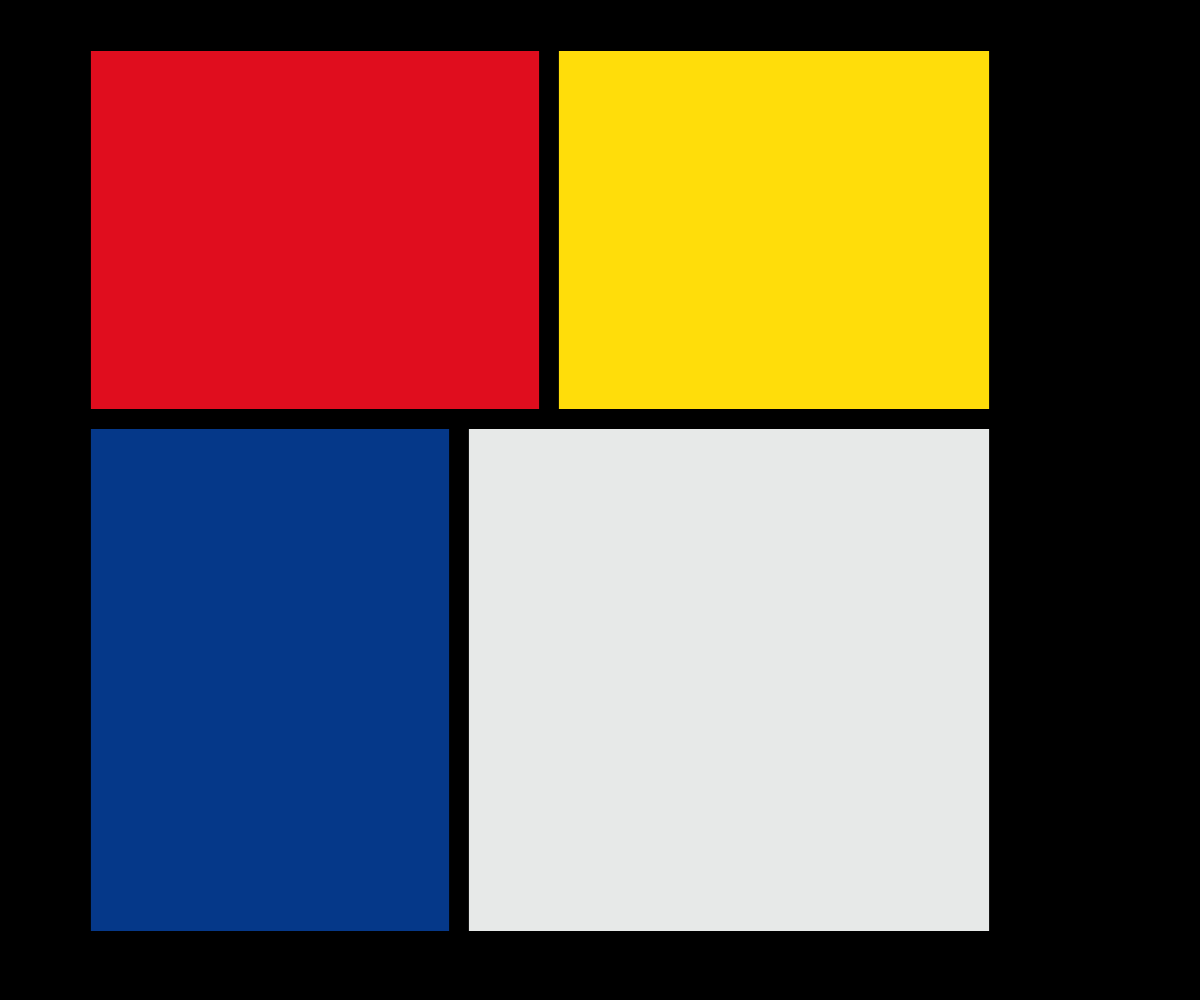
Frame 1 (no input)
Frame 60 (no input): identical to frame 1, image omitted
Frame 120 (the mouse pressed at the canvas centre since frame 60): identical to frame 1, image omitted

The p5.js sketch that drew this single still picture (run headless with seeded random() and noise() and a simulated clock; from frame 60 on, the mouse is pressed at the canvas centre):

// p5.js sketch
// ── sketch.js
let sections = [];
let colors;
let phase = 0; // 0: idle (with potential fade-in), 1: spread, 2: gather, 3: shake, 4: reorg, 5: fade-out/reset
let timer = 0;
const DUR = { 
  spread: 60,  
  gather: 20, 
  shake: 20, 
  reorg: 90
};
const FADE_DURATION = 60; // Duration for fade-out (phase 5)
const FADE_IN_DURATION = 60; // Duration for fade-in after a low-FPS reset
const MAX = { spread: 100, shakeOffset: 20, shakeRot: 0.2 };
let idleTimer; // Idle delay in phase 0
let resetAfterCycle = false; // Set to true when FPS drops below 24 during a cycle
let fadeInTimer = 0; // Timer for fade-in effect
let lowFpsReset = false; // Indicates that the last reset was due to low FPS (phase 5 occurred)

function setup() {
  createCanvas(windowWidth, windowHeight);
  rectMode(CENTER);
  colors = [
    color(224, 13, 30),
    color(255, 221, 10),
    color(5, 56, 137),
    color(231, 233, 232),
  ];
  initSections();
  idleTimer = 120; // Initial idle delay (in frames)
}

function draw() {
  background(0);
  
  // Monitor FPS – if it falls below 24 during a cycle, mark the cycle for reset.
  if (!resetAfterCycle && frameRate() < 24) {
    resetAfterCycle = true;
  }
  
  push();
  // Center and scale the original 600×600 design to fit a 1080×1080 area.
  translate(0, (height - 1080) / 2);
  scale(1.8);
  
  if (phase === 0) {
    // Idle phase: show sections at their base positions.
    sections.forEach(section => {
      section.drawAt(section.basePos);
    });
    idleTimer--;
    if (idleTimer <= 0) {
      sections.forEach(s => s.computeSpreadDir());
      phase = 1;
      timer = DUR.spread;
    }
  } else if (phase === 1) {
    // Spread phase: move sections outward (easeOutSine).
    let progress = easeOutSine((DUR.spread - timer) / DUR.spread);
    sections.forEach(section => {
      let spreadPos = p5.Vector.add(
        section.basePos,
        p5.Vector.mult(section.spreadDir, progress * MAX.spread)
      );
      section.drawAt(spreadPos);
    });
    if (--timer <= 0) {
      phase = 2;
      timer = DUR.gather;
    }
  } else if (phase === 2) {
    // Gather phase: move sections back (easeInSine).
    let progress = easeInSine((DUR.gather - timer) / DUR.gather);
    sections.forEach(section => {
      let gatherPos = p5.Vector.add(
        section.basePos,
        p5.Vector.mult(section.spreadDir, (1 - progress) * MAX.spread)
      );
      section.drawAt(gatherPos);
    });
    if (--timer <= 0) {
      phase = 3;
      timer = DUR.shake;
    }
  } else if (phase === 3) {
    // Shake phase: apply random translations and rotations.
    let decayFactor = timer / DUR.shake;
    sections.forEach(section => {
      section.drawShake(decayFactor);
    });
    if (--timer <= 0) {
      subdivide();
      phase = 4;
      timer = DUR.reorg;
    }
  } else if (phase === 4) {
    // Reorganization phase: interpolate sections to their target positions.
    let progress = (DUR.reorg - timer) / DUR.reorg;
    sections.forEach(section => {
      if (section.target) {
        let interpPos = p5.Vector.lerp(section.basePos, section.target, progress);
        section.drawAt(interpPos);
      } else {
        section.drawAt(section.basePos);
      }
    });
    if (--timer <= 0) {
      sections.forEach(section => {
        if (section.target) {
          section.basePos = section.target.copy();
          section.target = null;
        }
      });
      // If a low-FPS event was detected, transition to fade-out.
      if (resetAfterCycle) {
        phase = 5;
        timer = FADE_DURATION;
      } else {
        phase = 0;
        idleTimer = 120;
      }
    }
  } else if (phase === 5) {
    // Fade-out phase: freeze the scene.
    sections.forEach(section => {
      section.drawAt(section.basePos);
    });
  }
  
  pop();
  
  // Phase 5: Fade-out overlay.
  if (phase === 5) {
    let fadeAlpha = map(timer, FADE_DURATION, 0, 0, 255);
    noStroke();
    fill(0, fadeAlpha);
    rectMode(CORNER);
    rect(0, 0, width, height);
    timer--;
    if (timer <= 0) {
      resetSketch();
    }
  }
  
  // In phase 0: if the reset was triggered by low FPS, show the fade-in overlay.
  if (phase === 0 && lowFpsReset && fadeInTimer > 0) {
    let fadeAlpha = map(fadeInTimer, FADE_IN_DURATION, 0, 255, 0);
    noStroke();
    fill(0, fadeAlpha);
    rectMode(CORNER);
    rect(0, 0, width, height);
    fadeInTimer--;
    if (fadeInTimer <= 0) {
      // Fade-in happens only once after phase 5.
      lowFpsReset = false;
    }
  }
  
  // Display current FPS in the top-left corner.
  // fill(255);
  // textSize(32);
  // text("FPS: " + nf(frameRate(), 2, 1), 10, 30);
}

const easeOutSine = t => sin((t * PI) / 2);
const easeInSine = t => 1 - cos((t * PI) / 2);

function subdivide() {
  let currentFPS = frameRate();
  for (let i = sections.length - 1; i >= 0; i--) {
    let s = sections[i];
    if (currentFPS < 24 && s.depth >= 2) continue;
    let prob = constrain(0.5 + 0.05 * s.depth, 0, 0.9);
    if (random() < prob) {
      let c1, c2;
      if (random() < 0.5) {
        let r = random(0.3, 0.7);
        c1 = new Section(s.basePos.x, s.basePos.y, s.w * r, s.h, s.col, s.depth + 1);
        c2 = new Section(s.basePos.x + s.w * r, s.basePos.y, s.w * (1 - r), s.h, s.col, s.depth + 1);
      } else {
        let r = random(0.3, 0.7);
        c1 = new Section(s.basePos.x, s.basePos.y, s.w, s.h * r, s.col, s.depth + 1);
        c2 = new Section(s.basePos.x, s.basePos.y + s.h * r, s.w, s.h * (1 - r), s.col, s.depth + 1);
      }
      c1.target = c1.basePos.copy();
      c2.target = c2.basePos.copy();
      sections.splice(i, 1);
      sections.push(c1, c2);
    }
  }
}

class Section {
  constructor(x, y, w, h, col, depth = 0) {
    this.basePos = createVector(x, y);
    this.w = w;
    this.h = h;
    this.col = col;
    this.depth = depth;
    this.spreadDir = createVector(0, 0);
    this.target = null;
    this.fre = 0.05;
    this.flag = true;
  }
  
  computeSpreadDir() {
    let center = createVector(this.basePos.x + this.w/2, this.basePos.y + this.h/2);
    let corners = [
      createVector(0, 0),
      createVector(600, 0),
      createVector(0, 600),
      createVector(600, 600)
    ];
    let nearest = corners[0], minD = p5.Vector.dist(center, nearest);
    for (let c of corners) {
      let d = p5.Vector.dist(center, c);
      if (d < minD) {
        minD = d;
        nearest = c;
      }
    }
    this.spreadDir = p5.Vector.sub(nearest, center).normalize();
  }
  
  drawAt(pos) {
    push();
    translate(pos.x + this.w/2, pos.y + this.h/2);
    if (this.flag) {
      this.fre = 0.05;
      this.flag = false;
    }
    if (phase === 4) {
      let wiggle = sin(frameCount * this.fre + this.depth) * this.fre * 2;
      rotate(wiggle);
      this.fre *= 0.97;
      if (this.fre <= 0.001) {
        sections.forEach(section => {
          if (section.target) {
            section.basePos = section.target.copy();
            section.target = null;
          }
        });
        phase = 0;
      }
    }
    if (phase === 0) {
      this.flag = true;
    }
    rectMode(CENTER);
    fill(this.col);
    stroke(0);
    strokeWeight(1);
    rect(0, 0, this.w, this.h);
    pop();
  }
  
  drawShake(decay) {
    push();
    translate(this.basePos.x + this.w/2, this.basePos.y + this.h/2);
    let sc = 1 + random(-0.1, 0.1);
    scale(sc);
    translate(
      random(-MAX.shakeOffset * decay, MAX.shakeOffset * decay),
      random(-MAX.shakeOffset * decay, MAX.shakeOffset * decay)
    );
    rotate(random(-MAX.shakeRot * decay, MAX.shakeRot * decay));
    rectMode(CENTER);
    fill(this.col);
    stroke(0);
    strokeWeight(1);
    rect(0, 0, this.w, this.h);
    pop();
  }
}

function initSections() {
  sections = [];
  sections.push(new Section(50, 50, 250, 200, colors[0], 0));
  sections.push(new Section(310, 50, 240, 200, colors[1], 0));
  sections.push(new Section(50, 260, 200, 280, colors[2], 0));
  sections.push(new Section(260, 260, 290, 280, colors[3], 0));
}

function resetSketch() {
  initSections();
  phase = 0;
  idleTimer = 120;
  // Only trigger fade-in if this reset was due to low FPS (phase 5).
  if (resetAfterCycle) {
    lowFpsReset = true;
    fadeInTimer = FADE_IN_DURATION;
  }
  resetAfterCycle = false;
}
